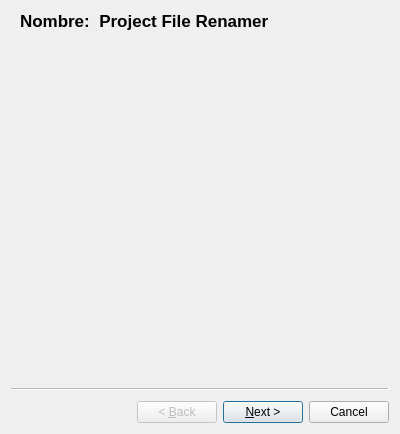
<?xml version="1.0" encoding="UTF-8"?>
<ui version="4.0">
 <class>NombreWizard</class>
 <widget class="QWizard" name="NombreWizard">
  <property name="geometry">
   <rect>
    <x>0</x>
    <y>0</y>
    <width>400</width>
    <height>434</height>
   </rect>
  </property>
  <property name="windowTitle">
   <string>Wizard</string>
  </property>
  <property name="modal">
   <bool>true</bool>
  </property>
  <property name="titleFormat">
   <enum>Qt::AutoText</enum>
  </property>
  <widget class="QWizardPage" name="welcomePage">
   <property name="title">
    <string>Nombre:  Project File Renamer</string>
   </property>
   <layout class="QGridLayout" name="gridLayout_3"/>
  </widget>
  <widget class="QWizardPage" name="targetFilePage">
   <property name="title">
    <string>Nombre:  Project File Renamer</string>
   </property>
   <property name="subTitle">
    <string>Select a file to rename</string>
   </property>
   <layout class="QGridLayout" name="gridLayout">
    <item row="0" column="0">
     <spacer name="verticalSpacer_4">
      <property name="orientation">
       <enum>Qt::Vertical</enum>
      </property>
      <property name="sizeHint" stdset="0">
       <size>
        <width>20</width>
        <height>40</height>
       </size>
      </property>
     </spacer>
    </item>
    <item row="1" column="0">
     <widget class="QLabel" name="label_3">
      <property name="text">
       <string>Target File</string>
      </property>
     </widget>
    </item>
    <item row="2" column="0">
     <widget class="QLineEdit" name="targetFileBox1">
      <property name="readOnly">
       <bool>true</bool>
      </property>
     </widget>
    </item>
    <item row="2" column="1">
     <widget class="QToolButton" name="targetFileBtn">
      <property name="text">
       <string>...</string>
      </property>
     </widget>
    </item>
   </layout>
  </widget>
  <widget class="QWizardPage" name="rootDirectoryPage">
   <property name="title">
    <string>Nombre:  Project File Renamer</string>
   </property>
   <property name="subTitle">
    <string>Select a root folder</string>
   </property>
   <layout class="QVBoxLayout" name="verticalLayout_2">
    <item>
     <layout class="QFormLayout" name="formLayout_3">
      <item row="0" column="0">
       <widget class="QLabel" name="label_4">
        <property name="text">
         <string>Target File</string>
        </property>
       </widget>
      </item>
      <item row="0" column="1">
       <widget class="QLineEdit" name="targetFileBox2">
        <property name="readOnly">
         <bool>true</bool>
        </property>
       </widget>
      </item>
     </layout>
    </item>
    <item>
     <spacer name="verticalSpacer">
      <property name="orientation">
       <enum>Qt::Vertical</enum>
      </property>
      <property name="sizeHint" stdset="0">
       <size>
        <width>20</width>
        <height>40</height>
       </size>
      </property>
     </spacer>
    </item>
    <item>
     <widget class="QLabel" name="label">
      <property name="text">
       <string>Root Folder</string>
      </property>
     </widget>
    </item>
    <item>
     <layout class="QHBoxLayout" name="horizontalLayout">
      <item>
       <widget class="QLineEdit" name="rootFolderBox2">
        <property name="readOnly">
         <bool>true</bool>
        </property>
       </widget>
      </item>
      <item>
       <widget class="QToolButton" name="rootFolderBtn">
        <property name="text">
         <string>...</string>
        </property>
       </widget>
      </item>
     </layout>
    </item>
   </layout>
  </widget>
  <widget class="QWizardPage" name="newFilePage">
   <property name="title">
    <string>Nombre:  Project File Renamer</string>
   </property>
   <property name="subTitle">
    <string>Choose a new name for the target file</string>
   </property>
   <layout class="QGridLayout" name="gridLayout_7">
    <item row="0" column="0" colspan="2">
     <layout class="QFormLayout" name="formLayout_2">
      <item row="0" column="0">
       <widget class="QLabel" name="label_5">
        <property name="text">
         <string>Target File</string>
        </property>
       </widget>
      </item>
      <item row="0" column="1">
       <widget class="QLineEdit" name="targetFileBox3">
        <property name="readOnly">
         <bool>true</bool>
        </property>
       </widget>
      </item>
      <item row="1" column="0">
       <widget class="QLabel" name="label_6">
        <property name="text">
         <string>Root Folder</string>
        </property>
       </widget>
      </item>
      <item row="1" column="1">
       <widget class="QLineEdit" name="rootFolderBox3">
        <property name="readOnly">
         <bool>true</bool>
        </property>
       </widget>
      </item>
     </layout>
    </item>
    <item row="1" column="0" colspan="2">
     <spacer name="verticalSpacer_2">
      <property name="orientation">
       <enum>Qt::Vertical</enum>
      </property>
      <property name="sizeHint" stdset="0">
       <size>
        <width>353</width>
        <height>124</height>
       </size>
      </property>
     </spacer>
    </item>
    <item row="2" column="0" colspan="2">
     <widget class="QLabel" name="label_7">
      <property name="text">
       <string>New File Name</string>
      </property>
     </widget>
    </item>
    <item row="3" column="0" colspan="2">
     <layout class="QHBoxLayout" name="horizontalLayout_2">
      <item>
       <widget class="QLineEdit" name="newNameBox3">
        <property name="readOnly">
         <bool>true</bool>
        </property>
       </widget>
      </item>
      <item>
       <widget class="QToolButton" name="newNameBtn">
        <property name="text">
         <string>...</string>
        </property>
       </widget>
      </item>
     </layout>
    </item>
   </layout>
  </widget>
  <widget class="QWizardPage" name="optionsPage">
   <property name="title">
    <string>Nombre:  Project File Renamer</string>
   </property>
   <property name="subTitle">
    <string>Select renaming options</string>
   </property>
   <layout class="QGridLayout" name="gridLayout_5">
    <item row="0" column="0">
     <layout class="QFormLayout" name="formLayout">
      <item row="0" column="0">
       <widget class="QLabel" name="label_8">
        <property name="text">
         <string>Target File</string>
        </property>
       </widget>
      </item>
      <item row="0" column="1">
       <widget class="QLineEdit" name="targetFileBox4">
        <property name="readOnly">
         <bool>true</bool>
        </property>
       </widget>
      </item>
      <item row="1" column="0">
       <widget class="QLabel" name="label_10">
        <property name="text">
         <string>Root Folder</string>
        </property>
       </widget>
      </item>
      <item row="1" column="1">
       <widget class="QLineEdit" name="rootFolderBox4">
        <property name="readOnly">
         <bool>true</bool>
        </property>
       </widget>
      </item>
      <item row="2" column="0">
       <widget class="QLabel" name="label_9">
        <property name="text">
         <string>New File Name</string>
        </property>
       </widget>
      </item>
      <item row="2" column="1">
       <widget class="QLineEdit" name="newNameBox4">
        <property name="readOnly">
         <bool>true</bool>
        </property>
       </widget>
      </item>
     </layout>
    </item>
    <item row="1" column="0">
     <spacer name="verticalSpacer_3">
      <property name="orientation">
       <enum>Qt::Vertical</enum>
      </property>
      <property name="sizeHint" stdset="0">
       <size>
        <width>20</width>
        <height>40</height>
       </size>
      </property>
     </spacer>
    </item>
    <item row="3" column="0">
     <layout class="QGridLayout" name="gridLayout_4">
      <item row="1" column="0">
       <widget class="QGroupBox" name="groupBox">
        <property name="title">
         <string>SVN Options</string>
        </property>
        <layout class="QVBoxLayout" name="verticalLayout">
         <item>
          <widget class="QCheckBox" name="svnRenameChkBox">
           <property name="text">
            <string>Use 'svn rename'</string>
           </property>
           <property name="checked">
            <bool>true</bool>
           </property>
          </widget>
         </item>
         <item>
          <widget class="QCheckBox" name="svnFolderChkBox">
           <property name="text">
            <string>Exclude .svn/</string>
           </property>
           <property name="checked">
            <bool>true</bool>
           </property>
          </widget>
         </item>
        </layout>
       </widget>
      </item>
      <item row="0" column="1">
       <widget class="QGroupBox" name="groupBox_2">
        <property name="title">
         <string>Subdirectory Options</string>
        </property>
        <layout class="QVBoxLayout" name="verticalLayout_3">
         <item>
          <widget class="QRadioButton" name="excludeSubdirRdoBtn">
           <property name="text">
            <string>Exclude subdirs</string>
           </property>
          </widget>
         </item>
         <item>
          <widget class="QRadioButton" name="includeSubdirRdoBtn">
           <property name="text">
            <string>Include subdirs</string>
           </property>
           <property name="checked">
            <bool>true</bool>
           </property>
          </widget>
         </item>
        </layout>
       </widget>
      </item>
      <item row="0" column="0">
       <widget class="QGroupBox" name="groupBox_3">
        <property name="title">
         <string>Required Delimiters</string>
        </property>
        <layout class="QVBoxLayout" name="verticalLayout_4">
         <item>
          <widget class="QCheckBox" name="quoteDelimiterChkBox">
           <property name="text">
            <string>Quotes (&quot;,')</string>
           </property>
           <property name="checked">
            <bool>true</bool>
           </property>
          </widget>
         </item>
         <item>
          <widget class="QCheckBox" name="whitespaceDelimiterChkBox">
           <property name="text">
            <string>Whitespace</string>
           </property>
           <property name="checked">
            <bool>true</bool>
           </property>
          </widget>
         </item>
        </layout>
       </widget>
      </item>
      <item row="1" column="1">
       <widget class="QGroupBox" name="groupBox_4">
        <property name="title">
         <string>Misc. Options</string>
        </property>
        <layout class="QVBoxLayout" name="verticalLayout_5">
         <item>
          <widget class="QCheckBox" name="deleteTempsChkBox">
           <property name="text">
            <string>Delete Temp Files</string>
           </property>
           <property name="checked">
            <bool>false</bool>
           </property>
          </widget>
         </item>
        </layout>
       </widget>
      </item>
     </layout>
    </item>
   </layout>
  </widget>
  <widget class="QWizardPage" name="summaryPage">
   <property name="title">
    <string>Nombre:  Project File Renamer</string>
   </property>
   <property name="subTitle">
    <string>Summary of affected files</string>
   </property>
   <layout class="QGridLayout" name="gridLayout_2">
    <item row="0" column="0">
     <widget class="QTreeView" name="affectedFileBox"/>
    </item>
   </layout>
  </widget>
  <widget class="QWizardPage" name="logPage">
   <property name="title">
    <string>Nombre:  Project File Renamer</string>
   </property>
   <property name="subTitle">
    <string>Change log</string>
   </property>
   <layout class="QGridLayout" name="gridLayout_6">
    <item row="0" column="0">
     <widget class="QPlainTextEdit" name="logBox">
      <property name="styleSheet">
       <string notr="true">font: 10pt &quot;FreeMono&quot;;</string>
      </property>
     </widget>
    </item>
   </layout>
  </widget>
 </widget>
 <resources/>
 <connections/>
</ui>
